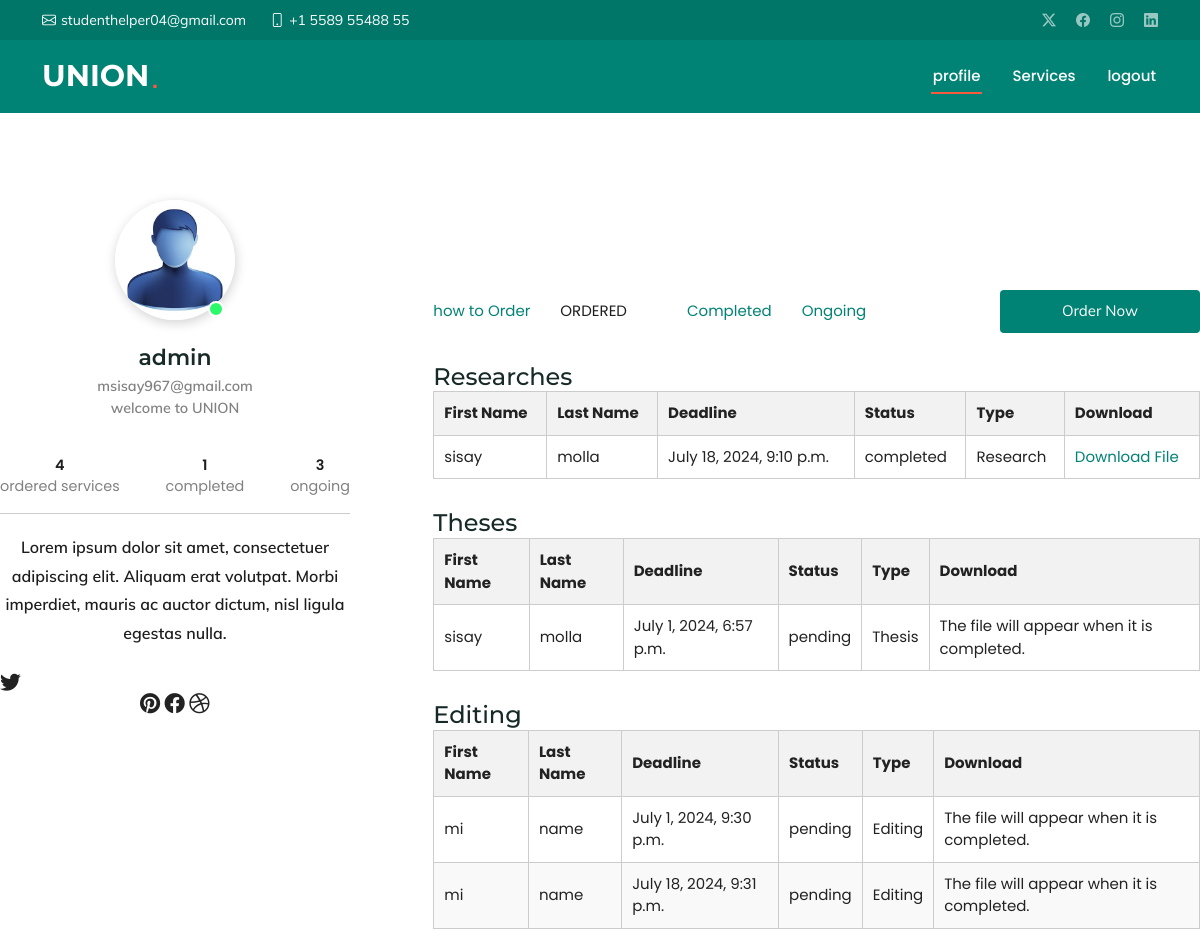
/total_order/ (signed in, upper part), run on an earlier commit of the app's database.
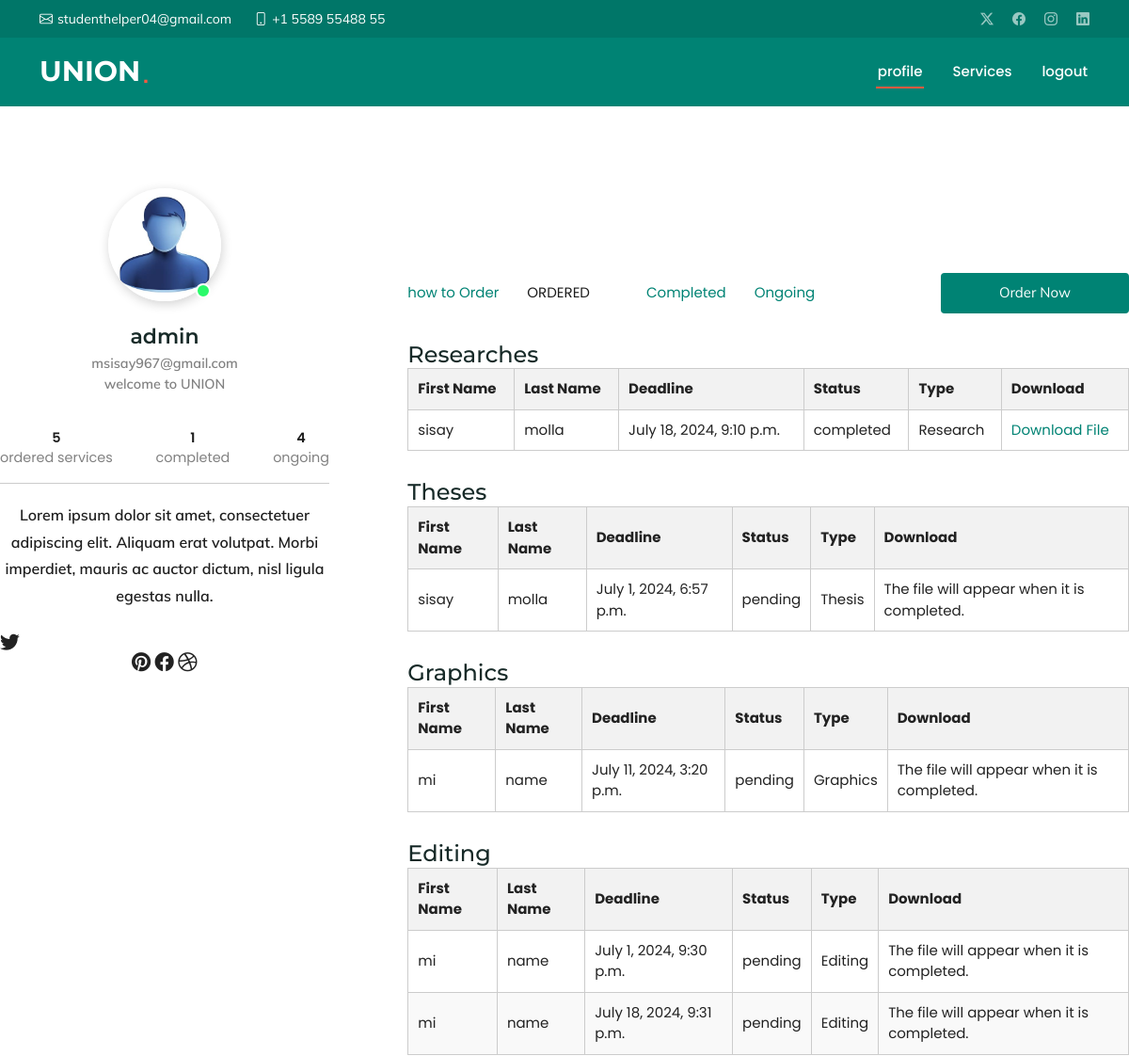
And on a later commit of the database.
### ORDER/models.py (models this page shows, shortened)
class Research(models.Model):
    STATUS_CHOICES = [
        ('pending', 'Pending'),
        ('completed', 'Completed')
    ]
    user_name = models.ForeignKey(User,on_delete=models.CASCADE,default=19 )
    firstname = models.CharField(max_length=100)
    lastname = models.CharField(max_length=100)
    email = models.EmailField()
    phone_number = models.CharField(max_length=15)
    gender = models.CharField(max_length=6, choices=[('male', 'Male'), ('female', 'Female')])
    title = models.CharField(max_length=200,null=False,default='not given')
    number_of_pages = models.IntegerField()
    deadline = models.DateTimeField(max_length=100)
    abstract = models.FileField(upload_to='abstract/')
    description = models.TextField()
    accept_terms = models.BooleanField(default=True)
    status = models.CharField(max_length=10, choices=STATUS_CHOICES, default='pending')

class Thesis(models.Model):
    STATUS_CHOICES = [
        ('pending', 'Pending'),
        ('completed', 'Completed')
    ]
    user_name = models.ForeignKey(User,on_delete=models.CASCADE,default=19 )
    firstname = models.CharField(max_length=100)
    lastname = models.CharField(max_length=100)
    email = models.EmailField()
    phone_number = models.CharField(max_length=15)
    gender = models.CharField(max_length=6, choices=[('male', 'Male'), ('female', 'Female')])
    title = models.CharField(max_length=200,null=False,default='not given')
    number_of_pages = models.IntegerField()
    deadline = models.DateTimeField(max_length=100)
    abstract = models.FileField(upload_to='Thesis/')
    description = models.TextField()
    accept_terms = models.BooleanField(default=True)
    status = models.CharField(max_length=10, choices=STATUS_CHOICES, default='pending')

class editing(models.Model):
    STATUS_CHOICES = [
        ('pending', 'Pending'),
        ('completed', 'Completed')
    ]
    user_name = models.ForeignKey(User,on_delete=models.CASCADE,default=19 )
    firstname = models.CharField(max_length=100)
    lastname = models.CharField(max_length=100)
    email = models.EmailField()
    phone_number = models.CharField(max_length=20)
    gender = models.CharField(max_length=10, choices=(('male', 'Male'), ('female', 'Female')))
    accept_terms = models.BooleanField()
    edited_file = models.FileField(upload_to='writing_editing/')
    deadline = models.DateTimeField()
    description = models.TextField(blank=True, null=True)
    status = models.CharField(max_length=10, choices=STATUS_CHOICES, default='pending')

class GraphicsDesignSubmission(models.Model):
    SERVICE_CHOICES = [
        ('logo', 'Logo'),
        ('photo_editing', 'Photo Editing'),
        ('banner', 'Banner'),
        ('birth_certificate', 'Birth Certificate'),
        ('wedding_card', 'Wedding Card'),
        ('business_card', 'Business Card'),
        ('poster', 'Poster'),
        ('advertisement', 'Advertisement'),
        ('presentation_template', 'Presentation Template'),
    ]
    STATUS_CHOICES = [
        ('pending', 'Pending'),
        ('completed', 'Completed')
    ]
    user_name = models.ForeignKey(User,on_delete=models.CASCADE,default=19 )
    firstname = models.CharField(max_length=100)
    lastname = models.CharField(max_length=100)
    email = models.EmailField()
    phone_number = models.CharField(max_length=15)
    gender = models.CharField(max_length=10)
    service = models.CharField(max_length=50, choices=SERVICE_CHOICES)
    deadline = models.DateTimeField()
    design_file = models.FileField(upload_to='designs/')
    description = models.TextField(blank=True, null=True)
    accept_terms = models.BooleanField(default=False)
    status = models.CharField(max_length=10, choices=STATUS_CHOICES, default='pending')

### ORDER/views.py (the view)
# urls.py: path('total_order/',user_orders,name='total_order' ),
@login_required
def user_orders(request):
    graphics = GraphicsDesignSubmission.objects.filter(user_name=request.user)
    programming = ProgrammingProjectSubmission.objects.filter(user_name=request.user)
    video = VideoEditingSubmission.objects.filter(user_name=request.user)
    transcription = Transcription.objects.filter(user_name=request.user)
    assignment = Assignment.objects.filter(user_name=request.user)
    business_plans = Business_plan.objects.filter(user_name=request.user)
    researches = Research.objects.filter(user_name=request.user)
    theses = Thesis.objects.filter(user_name=request.user)
    web = Website_project.objects.filter(user_name=request.user)
    edit = editing.objects.filter(user_name=request.user)
    total,pending,completed = utility(request.user)
    context = {
        'total_completed':completed,
        'total_pending':pending,
        'total':total,
        'business_plans': business_plans,
        'researches': researches,
        'theses': theses,
        'assignment':assignment,
        'transcriptions':transcription,
        'videos':video,
        'programmings':programming,
        'graphicss':graphics,
        'websites':web,
        'editings':edit
    }
    return render(request, 'order/ordres.html', context)

### USER/templatetags/active_url.py (called while the page is built)
@register.simple_tag
def is_active(request, url_name):
    try:
        if request.path == reverse(url_name):
            return 'active'
    except NoReverseMatch:
        pass
    return ''

### ORDER/templates/order/ordres.html (shortened to what this page needs)
{% extends 'order/profile.html' %}
{% block content2 %}
    {% if researches %}
    <h4>Researches</h4>
    <table>
        <thead>
            <tr>
                <th>First Name</th>
                <th>Last Name</th>
                <th>Deadline</th>
                <th>Status</th>
                <th>Type</th>
                <th>Download</th>
            </tr>
        </thead>
        <tbody>
            {% for research in researches %}
            <tr>
                <td>{{ research.firstname }}</td>
                <td>{{ research.lastname }}</td>
                <td>{{ research.deadline }}</td>
                <td>{{ research.status }}</td>
                <td>Research</td>
            <td>
                    {% if research.status == "completed" %}
                        <a href="{{ research.abstract.url }}" download>Download File</a>
                    {% else %}
                        The file will appear when it is completed.
                    {% endif %}
                </td>
            </tr>
            {% endfor %}
        </tbody>
    </table>
    {% endif %}
    {% if theses %}
    <h4>Theses</h4>
    <table>
        <thead>
            <tr>
                <th>First Name</th>
                <th>Last Name</th>
                <th>Deadline</th>
                <th>Status</th>
                <th>Type</th>
                <th>Download</th>
            </tr>
        </thead>
        <tbody>
            {% for thesis in theses %}
            <tr>
                <td>{{ thesis.firstname }}</td>
                <td>{{ thesis.lastname }}</td>
                <td>{{ thesis.deadline }}</td>
                <td>{{ thesis.status }}</td>
                <td>Thesis</td>
            <td>
                    {% if editing.status == "completed" %}
                        <a href="{{ thesis.abstract.url }}" download>Download File</a>
                    {% else %}
                        The file will appear when it is completed.
                    {% endif %}
                </td>
            </tr>
            {% endfor %}
        </tbody>
    </table>
    {% endif %}
    {% if graphicss %}
    <h4>Graphics</h4>
    <table>
        <thead>
            <tr>
                <th>First Name</th>
                <th>Last Name</th>
                <th>Deadline</th>
                <th>Status</th>
                <th>Type</th>
                <th>Download</th>
            </tr>
        </thead>
        <tbody>
            {% for graphics in graphicss %}
            <tr>
                <td>{{ graphics.firstname }}</td>
                <td>{{ graphics.lastname }}</td>
                <td>{{ graphics.deadline }}</td>
                <td>{{ graphics.status }}</td>
                <td>Graphics</td>
            <td>
                    {% if editing.status == "completed" %}
                        <a href="{{ graphics.design_file.url }}" download>Download File</a>
                    {% else %}
                        The file will appear when it is completed.
                    {% endif %}
                </td>
            </tr>
            {% endfor %}
        </tbody>
    </table>
    {% endif %}
    {% if editings %}
    <h4>Editing</h4>
    <table>
        <thead>
            <tr>
                <th>First Name</th>
                <th>Last Name</th>
                <th>Deadline</th>
                <th>Status</th>
                <th>Type</th>
                <th>Download</th>
            </tr>
        </thead>
        <tbody>
            {% for editing in editings %}
            <tr>
                <td>{{ editing.firstname }}</td>
                <td>{{ editing.lastname }}</td>
                <td>{{ editing.deadline }}</td>
                <td>{{ editing.status }}</td>
                <td>Editing</td>
            <td>
                    {% if editing.status == "completed" %}
                        <a href="{{ editing.abstract.url }}" download>Download File</a>
                    {% else %}
                        The file will appear when it is completed.
                    {% endif %}
                </td>
            </tr>
            {% endfor %}
        </tbody>
    </table>
    {% endif %}
{% endblock %}

### ORDER/templates/order/profile.html (shortened to what this page needs)
{% extends 'base.html' %}{%load static%}
{% load active_url %}
{% block content %}
<section id="profile">
    <div id="cols__container1" class="cols__container">
      <div class="left__col">
              <div class="img__container">
    <img src="{% static 'css/image.png' %}" alt="Alexandra Smith">
      <span></span>
    </div>
    <h2>{{request.user.username}}</h2>
    <p>{{request.user.email}}</p>
    <p>welcome to UNION</p>
    <ul class="profile_about">
      <li><span>{{total}}</span>ordered services</li>
              <li><span>{{total_completed}}</span>completed</li>
              <li><span>{{total_pending}}</span>ongoing</li>
    </ul>
    <div class="content">
      <p>Lorem ipsum dolor sit amet, consectetuer adipiscing elit. Aliquam erat volutpat. Morbi imperdiet, mauris ac auctor dictum, nisl ligula egestas nulla. </p>
        <ul class="about">
        <li><i class="fab fa-twitter"></i></li>
    <i class="fab fa-pinterest"></i>
    <i class="fab fa-facebook"></i>
    <i class="fab fa-dribbble"></i>
      </ul>
    </div>
    </div>
    <div class="right__col">
      <nav class="uls">
           <ul >
            <li><a class="{% is_active request 'order:profile' %}" href="{%url 'order:profile'%}">how to Order</a></li>
            <li><a class="{% is_active request 'order:total_order' %}" href="{%url 'order:total_order'%}">Ordered</></li>
             <li><a class="{% is_active request 'order:completed_orders' %}" href="{%url 'order:completed_orders'%}">Completed</a></li>
             <li><a class="{% is_active request 'order:pending_orders' %}" href="{%url 'order:pending_orders'%}">Ongoing</a></li>
      </ul>
      <a href="{% url 'chat:chat' %}"><button>Order Now</button></a>
      </nav>
      <div >
          {%block content2%}{%endblock%}
      </div>
    </div>
  </section>
    {%endblock%}

What changed in the data, as far as the page shows it:
added GraphicsDesignSubmission: firstname "mi", lastname "name", deadline "July 11, 2024, 3:20 p.m.", status "pending"
Also different on the page:
{{ total }}: "4" → "5"
{{ total_pending }}: "3" → "4"
text now shown: "Graphics First Name Last Name Deadline Status Type Download"
